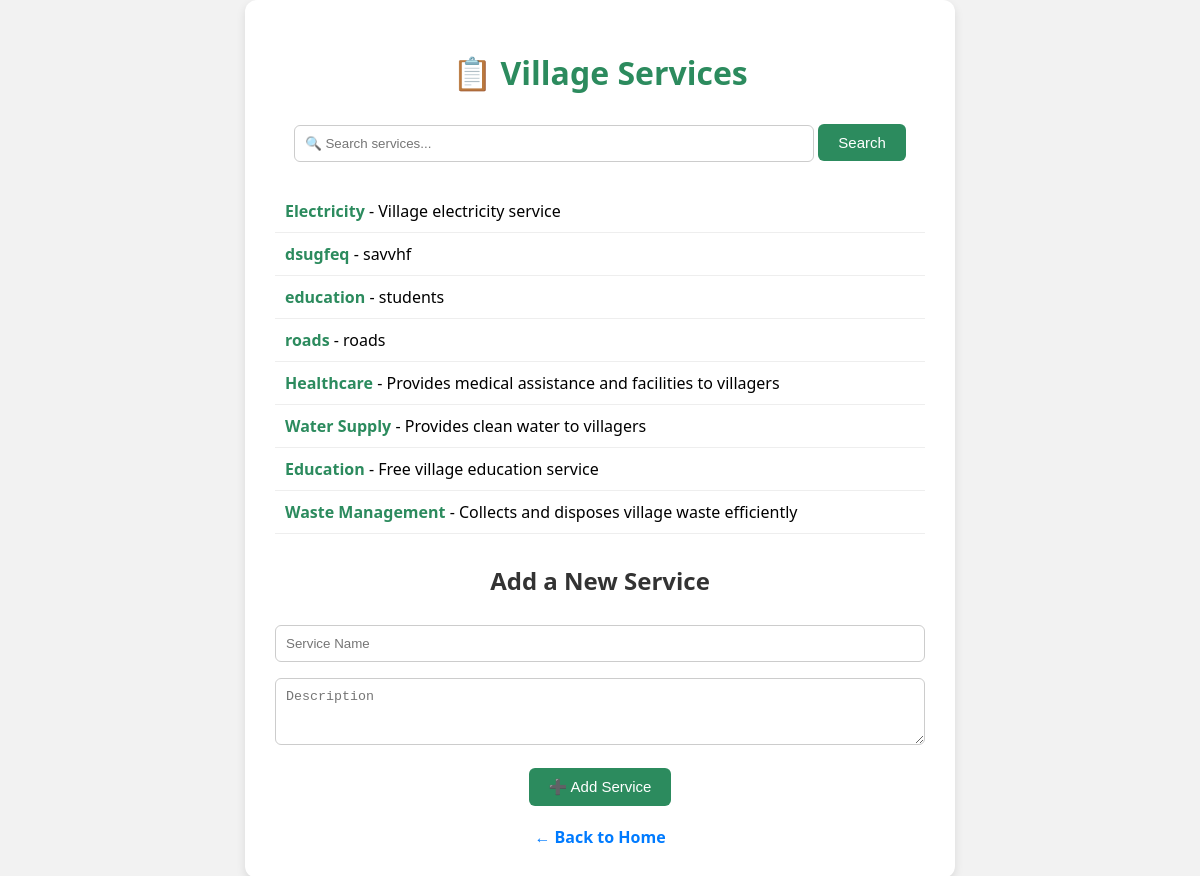
Page /services on the earlier database version.
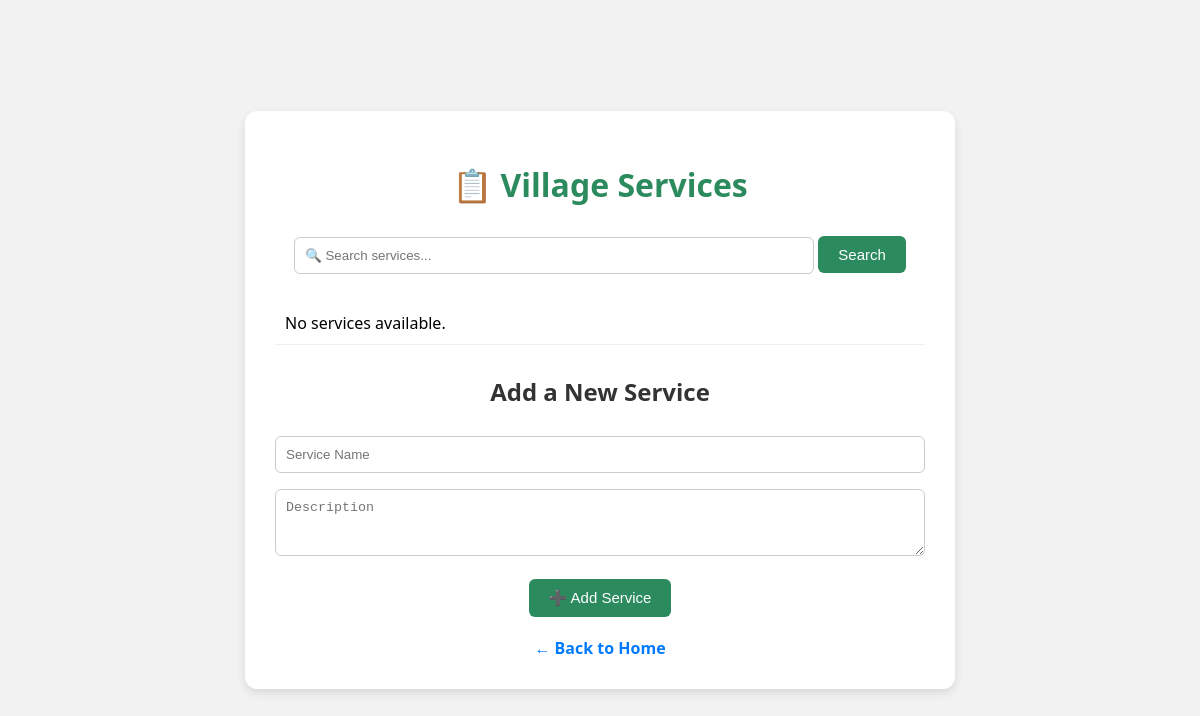
Same page on the later database version.
### tables this page shows
CREATE TABLE services (
    id INTEGER PRIMARY KEY AUTOINCREMENT,
    name TEXT NOT NULL,
    description TEXT NOT NULL
);

### app.py (the view, shortened to what this page needs)
@app.route("/services", methods=["GET", "POST"])
def services():
    conn = get_db_connection()
    query = request.args.get("q", "").strip()
    if query:
        services = conn.execute(
            "SELECT * FROM services WHERE name LIKE ? OR description LIKE ?",
            (f"%{query}%", f"%{query}%")
        ).fetchall()
    else:
        services = conn.execute("SELECT * FROM services").fetchall()
    conn.close()
    return render_template("services.html", services=services)

### app.py (called while the page is built)
def get_db_connection():
    conn = sqlite3.connect("database.db")
    conn.row_factory = sqlite3.Row
    return conn

### templates/services.html (shortened to what this page needs)
<!DOCTYPE html>
<html>
<head>
  <link rel="stylesheet" href="{{ url_for('static', filename='style.css') }}">
</head>
<body>
  <div class="container">
    <h1>📋 Village Services</h1>
    <form method="GET" action="/services">
      <input type="text" name="q" placeholder="🔍 Search services..." value="{{ request.args.get('q', '') }}">
      <button type="submit">Search</button>
    </form>
    <ul class="service-list">
      {% for service in services %}
        <li><strong>{{ service['name'] }}</strong> - {{ service['description'] }}</li>
      {% else %}
        <li>No services available.</li>
      {% endfor %}
    </ul>
    <h2>Add a New Service</h2>
    <form method="POST" action="/services">
      <input type="text" name="name" placeholder="Service Name" required><br>
      <textarea name="description" placeholder="Description" rows="3" required></textarea><br>
      <button type="submit">➕ Add Service</button>
    </form>
    <a href="/" class="back-link">← Back to Home</a>
  </div>
</body>
</html>

### static/style.css (style rules this page uses)
body { background-color: #f2f2f2; font-family: 'Segoe UI', sans-serif; margin: 0; padding: 0; display: flex; justify-content: center; align-items: center; min-height: 100vh; }
.container { background-color: #ffffff; padding: 30px; border-radius: 12px; box-shadow: 0 4px 10px rgba(0,0,0,0.1); max-width: 650px; width: 90%; text-align: center; }
h1 { color: #2c8b5e; margin-bottom: 20px; }
h2 { margin-top: 30px; color: #333; }
ul.service-list { list-style: none; padding: 0; margin: 20px 0; text-align: left; }
ul.service-list li { padding: 10px; border-bottom: 1px solid #eee; font-size: 16px; }
input[type="text"], textarea { width: 100%; padding: 10px; margin: 8px 0; border-radius: 6px; border: 1px solid #ccc; box-sizing: border-box; }
form[method="GET"] input[type="text"] { width: 80%; }
button, input[type="submit"] { padding: 10px 20px; background-color: #2c8b5e; color: white; border: none; border-radius: 6px; font-size: 15px; cursor: pointer; margin-top: 10px; transition: background 0.3s; }
a.back-link { display: inline-block; margin-top: 20px; color: #007bff; text-decoration: none; font-weight: bold; }

Differences in the rows shown:
removed services: name "Electricity", description "Village electricity service"
removed services: name "dsugfeq", description "savvhf"
removed services: name "education", description "students"
removed services: name "roads", description "roads"
removed services: name "Healthcare", description "Provides medical assistance and facilities to villagers"
removed services: name "Water Supply", description "Provides clean water to villagers"
removed services: name "Education", description "Free village education service"
removed services: name "Waste Management", description "Collects and disposes village waste efficiently"
Other differences:
text now shown: "No services available."
